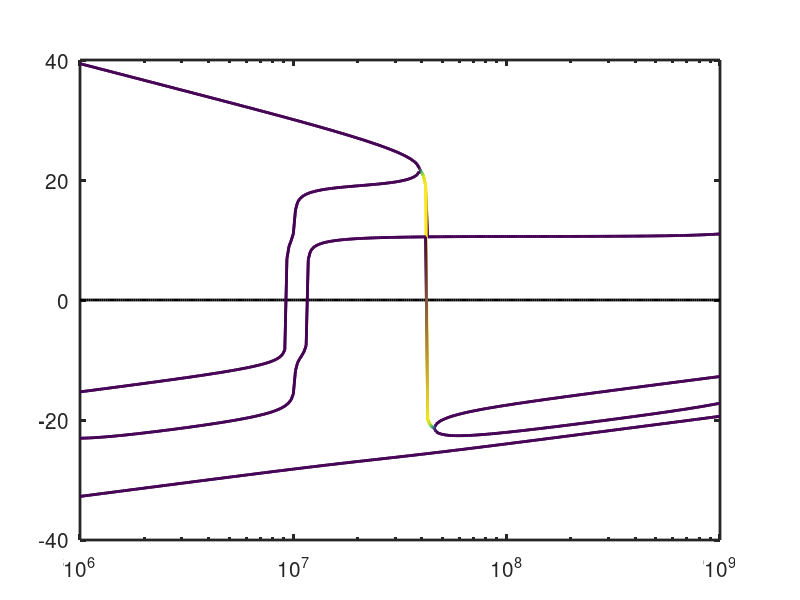

This figure's MATLAB source: (Note: this script raises an error after producing the figure.)
% 2021-08-25 22:25 Hua-sheng XIE, ENN, huashengxie@gmail.com
% Name BO-n (bon.m), a branch of BO/BO-Ray/BO-n code series.
% Solve multi-fluid plasma model with thermal effect to obtain k_per(omega)
% Which could contain more physics than in the cold plasma model.
% 21-08-26 07:47 not ok yet
% 07:58 use eig(matA/matB) instead of eig(matA,matB) seem ok.
% But still not agree with cold plasma model for T->0
% 20:50 fix a bug on sum_{s,sp}, still not ok
% 21-08-27 16:09 fix a bug of initialize matrix matA, etc.
% seem ok now! agree with previous 'coldwave_N2_scan_tnpar.m' with small T.
% 17:16 add scan density
% 21-09-22 13:39 rewrite the plot and scan (f, npara, ns0, R)
% 15:49 add the cold plasma option

close all; clear; clc;

icase=1;
icold=0; % icold=0, warm; 
         % icold=1, cold plasma
         
if(icase==1) % scan f, 21-09-22 13:39
    xx=10.^(6:0.01:9); % give f
    B0=6e0; % background B field, Tesla
    n00=2e20; % m^-3
%     f=28e9; % Hz
    jcase=2;
    if(jcase==1) % fixed npara
        npar=0.5;
    elseif(jcase==2) % fix kz
        kz=10;
    end
elseif(icase==2) % scan density, 21-09-23 17:08
    jcase=3;
    if(jcase==1)
        xx=10.^(15:0.01:21); % give density
        B0=1.5e0; % background B field, Tesla
        npar=1.5; % m^-3  % 1.4445
        f=0.5e9; % Hz
    elseif(jcase==2)
        xx=10.^(18:0.001:20); % give density
        B0=1.5e0; % background B field, Tesla
%         npar=0.77; % m^-3  % 0.77
%         f=1*28e9; % Hz
        npar=0.7; % m^-3  % 0.65
        f=2*28e9; % Hz
    elseif(jcase==3) % 21-09-25 08:23 for ICRF
        xx=10.^(16:0.001:20); % give density
        B0=3e0; % background B field, Tesla
        npar=5.0; % m^-3  % 0.65
        f=50e6; % Hz
    end
elseif(icase==3) % scan npar, 21-09-24 08:19
    xx=10.^(-2:0.01:3); % give n_para
    B0=1.5e0; % background B field, Tesla
    n00=50e18; % m^-3
    f=0.5e9; % Hz
elseif(icase==4) % scan R, 21-09-27 08:13    
    
    f=60e6; % Hz
    npar=5.0; % give n_para
    npar2=npar^2;
    
    % 2. set parameters, modify here for your own case
    R0=2.0;
    xx=(1.0:0.001:3.0);
    R=xx;
    
    B00=3e0; % background B field, Tesla
    n000=5e19;
    
    B0x=B00*R0./R;
    % den0x=n00*exp(-(R-R0).^2/(0.5^2));
    deltanR=0.5;
    den0x=n000*exp(-sqrt((R-R0).^4)/(deltanR^2));
    jcase=1;
    
%     xx=10.^(-2:0.01:3); % give R
%     B0=1.5e0; % background B field, Tesla
%     n00=50e18; % m^-3
%     f=0.5e9; % Hz
end
nx=length(xx);

% 1. default SI unit
c2=(2.99792458E8)^2; % speed of ligth c^2
epsilon0=8.854187817E-12;
mu0=1/(c2*epsilon0);
kB=1.38064852e-23;
qe=1.60217662e-19; % electron charge, coulombs
mp=1.6726219e-27; % proton mass, kg
me=9.1094e-31; % electron mass, kg
c=sqrt(c2);

% 2. set parameters, modify here for your own case
ms=[me,2*mp]; % speceis mass
qs=[-1,1]*qe; % speceis charge
ns_unit=[1,1]; % *den0, species density, m^-3
Ts_unit=[1,1]; % eV
if(icase==2  && jcase==3)
ms=[me,1*mp,2*mp]; % speceis mass
qs=[-1,1,1]*qe; % speceis charge
ns_unit=[1,0.1,0.9]; % *den0, species density, m^-3
Ts_unit=[1,1,1]; % eV
end
if(icase==4  && jcase==2)
ms=[me,1*mp,2*mp]; % speceis mass
qs=[-1,1,1]*qe; % speceis charge
ns_unit=[1,0.1,0.9]; % *den0, species density, m^-3
Ts_unit=[1,1,1]; % eV
end
S=length(ms);

T00=1e3; % eV

if(icold==0)
    NN=2*S+4;
elseif(icold==1) % cold plasma
    NN=2;
end
% matA=zeros(NN,NN); % 21-08-27 16:04 wrong!
nper2x=zeros(NN,nx);
kx1x=zeros(NN,nx);

for jx=1:nx
    
if(icase==1)
    f=xx(jx);
    if(jcase==2)
        w=f*2*pi; % omega
        npar=kz*c/w;
    end
elseif(icase==2)
    n00=xx(jx);
elseif(icase==3)
    npar=xx(jx);
elseif(icase==4)
    n00=den0x(jx);
    B0=B0x(jx);
end

w=f*2*pi; % omega

kz=npar*w/c;

ns0=ns_unit*n00;
Ts0=Ts_unit*T00*1.6022e-19/kB; % Ts, eV -> K
cs=sqrt(2*kB*Ts0./ms); % thermal velocity, note we use gamma_s=2
cs2=cs.^2;

wcs=qs*B0./ms; % the gyro frequency
wps=sqrt(ns0.*qs.^2./ms/epsilon0); % plasma frequency
wcs2=wcs.^2;
wps2=wps.^2;
wp2=sum(wps2);

if(icold==0)
matA=zeros(NN,NN);

% set matrix elements
for s=1:S
    
    % (1). dns
    indi=2*(s-1)+1;
    indj=2*(s-1)+2;
%     matA(indi,indj)=ns0(s)*(w-wcs2(s)/w)/cs2(s); % (dns,dvsx)
    matA(indi,indj)=matA(indi,indj)+ns0(s)*(w-wcs2(s)/w)/cs2(s); % (dns,dvsx),21-08-27 08:02
    for sp=1:S
        indj=2*(sp-1)+2;
%         matA(indi,indj)=matA(indi,indj)-ns0(s)/w*wps2(sp)/cs2(s); % (dns,dvspx)
        matA(indi,indj)=matA(indi,indj)-... % fix a bug, 21-08-26 20:32
            ns0(s)/w*qs(s)/ms(s)*qs(sp)*ns0(sp)/epsilon0/cs2(s); % (dns,dvspx)
    end
    indj=2*S+1;
    matA(indi,indj)=ns0(s)/w*(qs(s)*wcs(s)/ms(s))/cs2(s); % (dns,dEy)
    indj=2*S+3;
    matA(indi,indj)=-1i*ns0(s)/w*(qs(s)*kz*c2/ms(s))/cs2(s); % (dns,dBy)
       
    % (2). dvsx
    indi=2*(s-1)+2;
    indj=2*(s-1)+1;
    matA(indi,indj)=(w-kz^2*cs2(s)/w)/ns0(s); % (dvsx,dns)
    indj=2*S+2;
    matA(indi,indj)=-1i*qs(s)/ms(s)*kz*ns0(s)/w/ns0(s); % (dvsx,dEz)
    
end

% (3). dEy
indi=2*S+1;
indj=2*S+4;
matA(indi,indj)=w; % (dEy,dBz)

% (4). dEz
indi=2*S+2;
indj=2*S+3;
matA(indi,indj)=kz^2*c2/w-w; % (dEz,dBy)
for sp=1:S
    indj=2*(sp-1)+2;
    matA(indi,indj)=-1i*kz/(w*epsilon0)*ns0(sp)*qs(sp); % (dEz,dvspx)
end

% (5). dBy
indi=2*S+3;
indj=2*S+2;
matA(indi,indj)=(wp2/w-w)/c2; % (dBy,dEz)
for sp=1:S
    indj=2*(sp-1)+1;
    matA(indi,indj)=(-1i*kz/(w*epsilon0)*cs2(sp)*qs(sp))/c2; % (dBy,dnsp)
end

% (6). dBz
indi=2*S+4;
indj=2*S+1;
matA(indi,indj)=(w-kz^2*c2/w-wp2/w)/c2; % (dBz,dEy)
for sp=1:S
    indj=2*(sp-1)+2;
    matA(indi,indj)=B0/w*wps2(sp)/c2; % (dBz,dvspx)
end

kxx=eig(matA);
% d0=vpa(eig(matA),32); kxx=double(d0);

[~,ind]=sort(real(kxx.^2),'descend');
kxx=kxx(ind);

nper2=(kxx*c/w).^2;

N2=nper2+npar^2;

elseif(icold==1) % cold plasma, 21-09-22 15:56
    T00=0; Ts0=0;
    
    dielS=1-sum(wps2./(w^2-wcs2));
    dielD=sum(wcs.*wps2./(w*(w^2-wcs2)));
    dielP=1-sum(wps2./w^2);
    
    npar2=npar^2;
    
    % the polynomial coefficients
    polyc4=dielS;
    polyc2=-((dielS+dielP)*(dielS-npar2)-dielD^2);
    polyc0=dielP*((dielS-npar2)^2-dielD^2);
    
    disppolynomial=[polyc4, polyc2, polyc0];
    %         n2temp=sort(real(roots(disppolynomial)),'descend');
    %         n2temp=roots(disppolynomial); [~,ind]=sort(abs(n2temp),'descend');
    n2temp=roots(disppolynomial); [~,ind]=sort(real(n2temp),'descend');
    nper2=n2temp(ind);
    
%     nper2=[(-polyc2+sqrt(polyc2^2-4*polyc4*polyc0))/(2*polyc4);
%         (-polyc2-sqrt(polyc2^2-4*polyc4*polyc0))/(2*polyc4)];
    
%     kxx=sqrt(nper2); % wrong, 21-09-27 00:43
    kxx=sqrt(nper2*w^2/c2);
end

nper2x(:,jx)=nper2;
kx1x(:,jx)=kxx;

end
%% plot
close all;
h=figure('unit','normalized','Position',[0.01 0.05 0.6 0.7],...
    'DefaultAxesLineWidth',2,...
    'DefaultAxesFontSize',15);
%   'DefaultAxesFontWeight','bold',...

if(icase==4) % scan R, 21-09-27 08:13
    ax1=axes('position',[0.1,0.1,0.55,0.8]);
    
else
    ax1=axes('position',[0.1,0.1,0.8,0.8]);
end

jplt=2;
if(jplt==1)
    for jn=1:NN
        semilogx(xx,real(nper2x(jn,:)),'.','linewidth',3,'MarkerSize',12); hold on;
    end
    
    patch([min(xx),max(xx),max(xx),min(xx)],[0,0,-1e10,-1e10],'m');
    alpha(0.1);
    ylim([-1e2,1e2]);
    grid on;grid minor;
    box on;
    
    Clog=-2; %
    symlog(gca,'y',Clog);
elseif(jplt==2)
    
    fac=10; ylmax=1e10; ylmin=-1e10;
    semilogx(xx,0.*xx,'k-','linewidth',2); hold on;
    for jn=1:NN
        yy=squeeze(nper2x(jn,:))+0*npar^2;tmp=imag(yy);
%         semilogx(xx,asinh(fac*real(yy)),...
%             'b.','linewidth',3,'MarkerSize',12); hold on;
        
%         scatter(xx,asinh(fac*real(yy)),25,...
%             log10(abs(tmp)./abs(yy)),'filled'); hold on;
        
patch([xx,xx(end)],[asinh(fac*real(yy)),NaN],[abs(imag(yy)./abs(yy)),NaN],...
    'EdgeColor','interp','MarkerFaceColor',...
    'flat','FaceColor','none','LineWidth',2,'LineStyle','-'); hold on;

%         semilogx(xx,asinh(fac*real(sqrt(nper2x(jn,:).*xx.^2/c2))),...
%             '.','linewidth',3,'MarkerSize',12); hold on;
    end
    
    setasinhytick(fac,ylmin,ylmax);
    grid on;
    patch([min(xx),max(xx),max(xx),min(xx)],...
        [0,0,asinh(ylmin*fac),asinh(ylmin*fac)],'m');
    alpha(0.1);
%     ylim([-1e5,1e5]);
end

if(icase==1)
title(['B_0=',num2str(B0),'T, S=',num2str(S),', n_{00}=',num2str(n00,3),...
    'm^{-3}, T_{00}=',num2str(T00,3),'eV, f=',num2str(f,3),...
    'Hz,',10,'q_s/e=[',num2str(qs/qe,3),'], m_s/m_e=[',num2str(ms/me,4),'], ',...
    'n_s/n_{00}=[',num2str(ns_unit,3),'], T_s/T_{00}=[',num2str(Ts_unit,3),']']);
xlabel('f=\omega/2\pi [Hz]');
elseif(icase==2)
title(['B_0=',num2str(B0),'T, S=',num2str(S),', n_{||}=',num2str(npar,3),...
    ', T_{00}=',num2str(T00,3),'eV, f=',num2str(f,3),...
    'Hz,',10,'q_s/e=[',num2str(qs/qe,3),'], m_s/m_e=[',num2str(ms/me,4),'], ',...
    'n_s/n_{00}=[',num2str(ns_unit,3),'], T_s/T_{00}=[',num2str(Ts_unit,3),']']);
xlabel('n_{00}[m^{-3}]');
elseif(icase==3)
title(['B_0=',num2str(B0),'T, S=',num2str(S),', n_{00}=',num2str(n00,3),...
    'm^{-3}, T_{00}=',num2str(T00,3),'eV, f=',num2str(f,3),...
    'Hz,',10,'q_s/e=[',num2str(qs/qe,3),'], m_s/m_e=[',num2str(ms/me,4),'], ',...
    'n_s/n_{00}=[',num2str(ns_unit,3),'], T_s/T_{00}=[',num2str(Ts_unit,3),']']);
xlabel('n_{||}=k_{||}c/\omega');
elseif(icase==4)
    
    if(jcase==1)
        wchx=abs(qs(2)*B0x./ms(2))*2; % wc_H
        wcdx=abs(qs(2)*B0x./ms(2)); % wc_D
    else
        wchx=abs(qs(2)*B0x./ms(2)); % wc_H
        wcdx=abs(qs(3)*B0x./ms(3)); % wc_D
    end
    
    xwch=interp1(wchx,xx,w,'linear','extrap');
    xwcd=interp1(wcdx,xx,w,'linear','extrap');
%     wpex=sqrt(ns_unit(1)*den0x.*qs(1)^2/ms(1)/epsilon0); % wpe
%     wuhx=sqrt(wcex.^2+wpex.^2);
%     idwch=find(abs(wchx-w)<=3e-1*w);
%     idwcd=find(abs(wcdx-w)<=3e-1*w);
    
    plim=1;
    if(plim==1)
        
%         for jn=1:NN
%             semilogy(xx,real(nper2x(jn,:)),'.','linewidth',3,'MarkerSize',12); hold on;
%         end
        
        plot([xwch,xwch],[-1e3,1e3],'k--','linewidth',1); hold on;
        plot([xwcd,xwcd],[-1e3,1e3],'m--','linewidth',1); hold on;
        hold on;
        
        text(xwch,2e-1,'f_{c,H}','fontsize',14,'color','k','HorizontalAlignment','right');
        text(xwcd,2e2,'f_{c,D}','fontsize',14,'color','m','HorizontalAlignment','left');
        
%         ylim([1e-1,1e7]);xlim([0.2,1.5]);
    elseif(plim==2)
        
%         for jn=1:NN
%             plot(xx,real(nper2x(jn,:)),'.','linewidth',3,'MarkerSize',12); hold on;
%         end
%         plot([xx(idwch(end)),xx(idwch(end))],[-1e10,1e10],'k--','linewidth',2); hold on;
%         plot([xx(idwcd(end)),xx(idwcd(end))],[-1e10,1e10],'m--','linewidth',2); hold on;
        hold on;
        
        patch([min(xx),max(xx),max(xx),min(xx)],[0,0,-1e10,-1e10],'m');
        alpha(0.1);
        ylim([-1e8,1e8]);
        grid on;grid minor; box on;
        
        xlim([min(xx),max(xx)]);
        
        
        Clog=-2; %
        symlog(gca,'y',Clog);
        
%         text(xx(idwch(end)),-2,'f_{c,H}','fontsize',14,'color','k','HorizontalAlignment','right');
%         text(xx(idwcd(end)),2,'f_{c,D}','fontsize',14,'color','m','HorizontalAlignment','left');
    end
    title(['S=',num2str(S),', n_{||}=',num2str(npar),...
        ', T_{00}=',num2str(T00,3),'eV, f=',num2str(f,3),'Hz, n_{000}=',...
        num2str(n000,3),'m^{-3}, q_s/e=[',num2str(qs/qe,3),'],',10,...
        'n_s/n_0=[',num2str(ns_unit,3),'], m_s/m_e=[',num2str(ms/me,4),']']);
    ylabel('n_\perp^2=k_\perp^2c^2/\omega^2');
    
    xlabel('R[m]');
    grid on; box on;%grid minor;
    xlim([min(xx),max(xx)]);
    %
    
    ax2=axes('position',[0.75,0.1,0.2,0.35]);
    for js=1:S
        %     plot(R,den0x*ns_unit(js),'linewidth',2); hold on;
        semilogy(R,den0x*ns_unit(js),'linewidth',2); hold on;
    end
    xlabel('R [m]');ylabel('n_s [m^{-3}]');
    grid on;
    
%     if(plim==1)
%         xlim([0.2,1.5]);
%     end
    
    ax3=axes('position',[0.75,0.55,0.2,0.35]);
    plot(R,B0x/B00,'linewidth',2); hold on;
    plot(R,den0x/n000,'linewidth',2); hold on;
    xlabel('R [m]');ylabel('B_0 [T]');
    legend('B_0/B_{00}','n/n_{00}');legend('boxoff');
    
%     if(plim==1)
%         xlim([0.2,1.5]);
%     end
    
    title(['B_{00}=',num2str(B00),'T, R_0=',num2str(R0),...
        'm, \Delta{}R=',num2str(deltanR),'m']);
% title(['B_0=',num2str(B0),'T, S=',num2str(S),', n_{00}=',num2str(n00,3),...
%     'm^{-3}, T_{00}=',num2str(T00,3),'eV, f=',num2str(f,3),...
%     'Hz,',10,'q_s/e=[',num2str(qs/qe,3),'], m_s/m_e=[',num2str(ms/me,4),'], ',...
%     'n_s/n_{00}=[',num2str(ns_unit,3),'], T_s/T_{00}=[',num2str(Ts_unit,3),']']);
% xlabel('R [m]');
end
ylabel('n_\perp^2=k_\perp^2c^2/\omega^2'); 


%%
save(['bon_scan_icase=',num2str(icase),',S=',num2str(S),...
    ',B0=',num2str(B0,3),',npar=',num2str(npar,3),...
    ',n00=',num2str(n00,3),',T00=',num2str(T00,3),',f=',num2str(f,3),...
    ',icold=',num2str(icold),',jplt=',num2str(jplt),'.mat'],...
    'S','ms','qs','B0','ns0','Ts0','icold','f','xx','wcs',...
    'nx','wps','wps2','nper2x','kx1x','kz','npar','NN');


